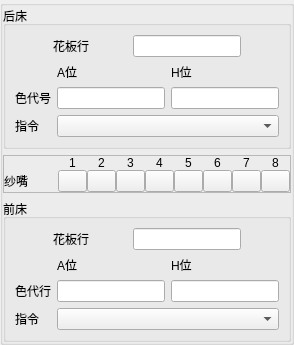
           <widget class="QGroupBox" name="groupBox_3">
            <layout class="QVBoxLayout" name="verticalLayout">
             <property name="sizeConstraint">
              <enum>QLayout::SetDefaultConstraint</enum>
             </property>
             <property name="margin">
              <number>0</number>
             </property>
             <item>
              <widget class="QGroupBox" name="groupBox">
               <property name="title">
                <string>后床</string>
               </property>
               <layout class="QVBoxLayout" name="verticalLayout_8" stretch="1,3">
                <item>
                 <layout class="QHBoxLayout" name="horizontalLayout">
                  <item>
                   <widget class="QLabel" name="label">
                    <property name="sizePolicy">
                     <sizepolicy hsizetype="Maximum" vsizetype="Maximum">
                      <horstretch>0</horstretch>
                      <verstretch>0</verstretch>
                     </sizepolicy>
                    </property>
                    <property name="text">
                     <string>花板行</string>
                    </property>
                   </widget>
                  </item>
                  <item>
                   <widget class="QLineEdit" name="lineEdit_hbhl">
                    <property name="sizePolicy">
                     <sizepolicy hsizetype="Maximum" vsizetype="Preferred">
                      <horstretch>0</horstretch>
                      <verstretch>0</verstretch>
                     </sizepolicy>
                    </property>
                   </widget>
                  </item>
                 </layout>
                </item>
                <item>
                 <layout class="QGridLayout" name="gridLayout">
                  <item row="3" column="1" colspan="2">
                   <widget class="QComboBox" name="comboBox_zllh">
                    <property name="sizePolicy">
                     <sizepolicy hsizetype="Preferred" vsizetype="Preferred">
                      <horstretch>0</horstretch>
                      <verstretch>0</verstretch>
                     </sizepolicy>
                    </property>
                   </widget>
                  </item>
                  <item row="0" column="1">
                   <widget class="QLabel" name="label_3">
                    <property name="sizePolicy">
                     <sizepolicy hsizetype="Maximum" vsizetype="Preferred">
                      <horstretch>0</horstretch>
                      <verstretch>0</verstretch>
                     </sizepolicy>
                    </property>
                    <property name="text">
                     <string>A位</string>
                    </property>
                   </widget>
                  </item>
                  <item row="0" column="2">
                   <widget class="QLabel" name="label_4">
                    <property name="text">
                     <string>H位</string>
                    </property>
                   </widget>
                  </item>
                  <item row="2" column="1">
                   <widget class="QLineEdit" name="lineEdit_sdhal">
                    <property name="sizePolicy">
                     <sizepolicy hsizetype="Preferred" vsizetype="Preferred">
                      <horstretch>0</horstretch>
                      <verstretch>0</verstretch>
                     </sizepolicy>
                    </property>
                    <property name="readOnly">
                     <bool>true</bool>
                    </property>
                   </widget>
                  </item>
                  <item row="2" column="2">
                   <widget class="QLineEdit" name="lineEdit_sdhhl">
                    <property name="sizePolicy">
                     <sizepolicy hsizetype="Preferred" vsizetype="Preferred">
                      <horstretch>0</horstretch>
                      <verstretch>0</verstretch>
                     </sizepolicy>
                    </property>
                    <property name="readOnly">
                     <bool>true</bool>
                    </property>
                   </widget>
                  </item>
                  <item row="2" column="0">
                   <widget class="QLabel" name="label_2">
                    <property name="sizePolicy">
                     <sizepolicy hsizetype="Preferred" vsizetype="Maximum">
                      <horstretch>0</horstretch>
                      <verstretch>0</verstretch>
                     </sizepolicy>
                    </property>
                    <property name="text">
                     <string>色代号</string>
                    </property>
                   </widget>
                  </item>
                  <item row="3" column="0">
                   <widget class="QLabel" name="label_8">
                    <property name="sizePolicy">
                     <sizepolicy hsizetype="Preferred" vsizetype="Maximum">
                      <horstretch>0</horstretch>
                      <verstretch>0</verstretch>
                     </sizepolicy>
                    </property>
                    <property name="text">
                     <string>指令</string>
                    </property>
                   </widget>
                  </item>
                 </layout>
                </item>
               </layout>
              </widget>
             </item>
             <item>
              <layout class="QHBoxLayout" name="horizontalLayout_5">
               <item>
                <widget class="QFrame" name="frame_2">
                 <property name="sizePolicy">
                  <sizepolicy hsizetype="Preferred" vsizetype="Maximum">
                   <horstretch>0</horstretch>
                   <verstretch>0</verstretch>
                  </sizepolicy>
                 </property>
                 <property name="frameShape">
                  <enum>QFrame::StyledPanel</enum>
                 </property>
                 <property name="frameShadow">
                  <enum>QFrame::Raised</enum>
                 </property>
                 <layout class="QGridLayout" name="gridLayout_10">
                  <property name="margin">
                   <number>0</number>
                  </property>
                  <property name="spacing">
                   <number>0</number>
                  </property>
                  <item row="0" column="6">
                   <widget class="QLabel" name="label_37">
                    <property name="sizePolicy">
                     <sizepolicy hsizetype="Preferred" vsizetype="Maximum">
                      <horstretch>0</horstretch>
                      <verstretch>0</verstretch>
                     </sizepolicy>
                    </property>
                    <property name="text">
                     <string>5</string>
                    </property>
                    <property name="alignment">
                     <set>Qt::AlignCenter</set>
                    </property>
                   </widget>
                  </item>
                  <item row="0" column="7">
                   <widget class="QLabel" name="label_20">
                    <property name="sizePolicy">
                     <sizepolicy hsizetype="Preferred" vsizetype="Maximum">
                      <horstretch>0</horstretch>
                      <verstretch>0</verstretch>
                     </sizepolicy>
                    </property>
                    <property name="text">
                     <string>6</string>
                    </property>
                    <property name="alignment">
                     <set>Qt::AlignCenter</set>
                    </property>
                   </widget>
                  </item>
                  <item row="1" column="0">
                   <widget class="QMdLabel" name="label_42">
                    <property name="sizePolicy">
                     <sizepolicy hsizetype="Preferred" vsizetype="Maximum">
                      <horstretch>0</horstretch>
                      <verstretch>0</verstretch>
                     </sizepolicy>
                    </property>
                    <property name="text">
                     <string>纱嘴</string>
                    </property>
                   </widget>
                  </item>
                  <item row="0" column="9">
                   <widget class="QLabel" name="label_7">
                    <property name="sizePolicy">
                     <sizepolicy hsizetype="Preferred" vsizetype="Maximum">
                      <horstretch>0</horstretch>
                      <verstretch>0</verstretch>
                     </sizepolicy>
                    </property>
                    <property name="text">
                     <string>8</string>
                    </property>
                    <property name="alignment">
                     <set>Qt::AlignCenter</set>
                    </property>
                   </widget>
                  </item>
                  <item row="0" column="1">
                   <widget class="QLabel" name="label_9">
                    <property name="sizePolicy">
                     <sizepolicy hsizetype="Preferred" vsizetype="Maximum">
                      <horstretch>0</horstretch>
                      <verstretch>0</verstretch>
                     </sizepolicy>
                    </property>
                    <property name="text">
                     <string>1</string>
                    </property>
                    <property name="alignment">
                     <set>Qt::AlignCenter</set>
                    </property>
                   </widget>
                  </item>
                  <item row="0" column="8">
                   <widget class="QLabel" name="label_40">
                    <property name="sizePolicy">
                     <sizepolicy hsizetype="Preferred" vsizetype="Maximum">
                      <horstretch>0</horstretch>
                      <verstretch>0</verstretch>
                     </sizepolicy>
                    </property>
                    <property name="text">
                     <string>7</string>
                    </property>
                    <property name="alignment">
                     <set>Qt::AlignCenter</set>
                    </property>
                   </widget>
                  </item>
                  <item row="1" column="1">
                   <widget class="QPushButton" name="pushButton_01">
                    <property name="maximumSize">
                     <size>
                      <width>29</width>
                      <height>27</height>
                     </size>
                    </property>
                    <property name="text">
                     <string/>
                    </property>
                    <property name="checkable">
                     <bool>true</bool>
                    </property>
                   </widget>
                  </item>
                  <item row="1" column="9">
                   <widget class="QPushButton" name="pushButton_08">
                    <property name="sizePolicy">
                     <sizepolicy hsizetype="Maximum" vsizetype="Maximum">
                      <horstretch>0</horstretch>
                      <verstretch>0</verstretch>
                     </sizepolicy>
                    </property>
                    <property name="maximumSize">
                     <size>
                      <width>29</width>
                      <height>27</height>
                     </size>
                    </property>
                    <property name="text">
                     <string/>
                    </property>
                    <property name="checkable">
                     <bool>true</bool>
                    </property>
                   </widget>
                  </item>
                  <item row="1" column="2">
                   <widget class="QPushButton" name="pushButton_02">
                    <property name="maximumSize">
                     <size>
                      <width>29</width>
                      <height>27</height>
                     </size>
                    </property>
                    <property name="text">
                     <string/>
                    </property>
                    <property name="checkable">
                     <bool>true</bool>
                    </property>
                   </widget>
                  </item>
                  <item row="1" column="8">
                   <widget class="QPushButton" name="pushButton_07">
                    <property name="maximumSize">
                     <size>
                      <width>29</width>
                      <height>27</height>
                     </size>
                    </property>
                    <property name="text">
                     <string/>
                    </property>
                    <property name="checkable">
                     <bool>true</bool>
                    </property>
                   </widget>
                  </item>
                  <item row="1" column="3">
                   <widget class="QPushButton" name="pushButton_03">
                    <property name="maximumSize">
                     <size>
                      <width>29</width>
                      <height>27</height>
                     </size>
                    </property>
                    <property name="text">
                     <string/>
                    </property>
                    <property name="checkable">
                     <bool>true</bool>
                    </property>
                   </widget>
                  </item>
                  <item row="1" column="7">
                   <widget class="QPushButton" name="pushButton_06">
                    <property name="maximumSize">
                     <size>
                      <width>29</width>
                      <height>27</height>
                     </size>
                    </property>
                    <property name="text">
                     <string/>
                    </property>
                    <property name="checkable">
                     <bool>true</bool>
                    </property>
                   </widget>
                  </item>
                  <item row="1" column="4">
                   <widget class="QPushButton" name="pushButton_04">
                    <property name="maximumSize">
                     <size>
                      <width>29</width>
                      <height>27</height>
                     </size>
                    </property>
                    <property name="text">
                     <string/>
                    </property>
                    <property name="checkable">
                     <bool>true</bool>
                    </property>
                   </widget>
                  </item>
                  <item row="1" column="6">
                   <widget class="QPushButton" name="pushButton_05">
                    <property name="maximumSize">
                     <size>
                      <width>29</width>
                      <height>27</height>
                     </size>
                    </property>
                    <property name="text">
                     <string/>
                    </property>
                    <property name="checkable">
                     <bool>true</bool>
                    </property>
                   </widget>
                  </item>
                  <item row="0" column="2">
                   <widget class="QLabel" name="label_14">
                    <property name="sizePolicy">
                     <sizepolicy hsizetype="Preferred" vsizetype="Maximum">
                      <horstretch>0</horstretch>
                      <verstretch>0</verstretch>
                     </sizepolicy>
                    </property>
                    <property name="text">
                     <string>2</string>
                    </property>
                    <property name="alignment">
                     <set>Qt::AlignCenter</set>
                    </property>
                   </widget>
                  </item>
                  <item row="0" column="3">
                   <widget class="QLabel" name="label_39">
                    <property name="sizePolicy">
                     <sizepolicy hsizetype="Preferred" vsizetype="Maximum">
                      <horstretch>0</horstretch>
                      <verstretch>0</verstretch>
                     </sizepolicy>
                    </property>
                    <property name="text">
                     <string>3</string>
                    </property>
                    <property name="alignment">
                     <set>Qt::AlignCenter</set>
                    </property>
                   </widget>
                  </item>
                  <item row="0" column="4">
                   <widget class="QLabel" name="label_38">
                    <property name="sizePolicy">
                     <sizepolicy hsizetype="Preferred" vsizetype="Maximum">
                      <horstretch>0</horstretch>
                      <verstretch>0</verstretch>
                     </sizepolicy>
                    </property>
                    <property name="text">
                     <string>4</string>
                    </property>
                    <property name="alignment">
                     <set>Qt::AlignCenter</set>
                    </property>
                   </widget>
                  </item>
                 </layout>
                </widget>
               </item>
              </layout>
             </item>
             <item>
              <widget class="QGroupBox" name="groupBox_2">
               <property name="title">
                <string>前床</string>
               </property>
               <layout class="QVBoxLayout" name="verticalLayout_6" stretch="1,3">
                <item>
                 <layout class="QHBoxLayout" name="horizontalLayout_2">
                  <item>
                   <widget class="QLabel" name="label_5">
                    <property name="sizePolicy">
                     <sizepolicy hsizetype="Maximum" vsizetype="Preferred">
                      <horstretch>0</horstretch>
                      <verstretch>0</verstretch>
                     </sizepolicy>
                    </property>
                    <property name="text">
                     <string>花板行</string>
                    </property>
                   </widget>
                  </item>
                  <item>
                   <widget class="QLineEdit" name="lineEdit_hbhl_q">
                    <property name="sizePolicy">
                     <sizepolicy hsizetype="Maximum" vsizetype="Preferred">
                      <horstretch>0</horstretch>
                      <verstretch>0</verstretch>
                     </sizepolicy>
                    </property>
                   </widget>
                  </item>
                 </layout>
                </item>
                <item>
                 <layout class="QGridLayout" name="gridLayout_4">
                  <item row="1" column="0">
                   <widget class="QLabel" name="label_6">
                    <property name="sizePolicy">
                     <sizepolicy hsizetype="Preferred" vsizetype="Maximum">
                      <horstretch>0</horstretch>
                      <verstretch>0</verstretch>
                     </sizepolicy>
                    </property>
                    <property name="text">
                     <string>色代行</string>
                    </property>
                   </widget>
                  </item>
                  <item row="2" column="0">
                   <widget class="QLabel" name="label_10">
                    <property name="sizePolicy">
                     <sizepolicy hsizetype="Preferred" vsizetype="Maximum">
                      <horstretch>0</horstretch>
                      <verstretch>0</verstretch>
                     </sizepolicy>
                    </property>
                    <property name="text">
                     <string>指令</string>
                    </property>
                   </widget>
                  </item>
                  <item row="0" column="2">
                   <widget class="QLabel" name="label_12">
                    <property name="sizePolicy">
                     <sizepolicy hsizetype="Preferred" vsizetype="Preferred">
                      <horstretch>0</horstretch>
                      <verstretch>0</verstretch>
                     </sizepolicy>
                    </property>
                    <property name="text">
                     <string>H位</string>
                    </property>
                   </widget>
                  </item>
                  <item row="0" column="1">
                   <widget class="QLabel" name="label_11">
                    <property name="sizePolicy">
                     <sizepolicy hsizetype="Maximum" vsizetype="Preferred">
                      <horstretch>0</horstretch>
                      <verstretch>0</verstretch>
                     </sizepolicy>
                    </property>
                    <property name="text">
                     <string>A位</string>
                    </property>
                   </widget>
                  </item>
                  <item row="2" column="1" colspan="2">
                   <widget class="QComboBox" name="comboBox_zllq">
                    <property name="sizePolicy">
                     <sizepolicy hsizetype="Preferred" vsizetype="Preferred">
                      <horstretch>0</horstretch>
                      <verstretch>0</verstretch>
                     </sizepolicy>
                    </property>
                   </widget>
                  </item>
                  <item row="1" column="1">
                   <widget class="QLineEdit" name="lineEdit_sdhal_q">
                    <property name="sizePolicy">
                     <sizepolicy hsizetype="Preferred" vsizetype="Preferred">
                      <horstretch>0</horstretch>
                      <verstretch>0</verstretch>
                     </sizepolicy>
                    </property>
                   </widget>
                  </item>
                  <item row="1" column="2">
                   <widget class="QLineEdit" name="lineEdit_sdhhl_q">
                    <property name="sizePolicy">
                     <sizepolicy hsizetype="Preferred" vsizetype="Preferred">
                      <horstretch>0</horstretch>
                      <verstretch>0</verstretch>
                     </sizepolicy>
                    </property>
                   </widget>
                  </item>
                 </layout>
                </item>
               </layout>
              </widget>
             </item>
            </layout>
           </widget>
